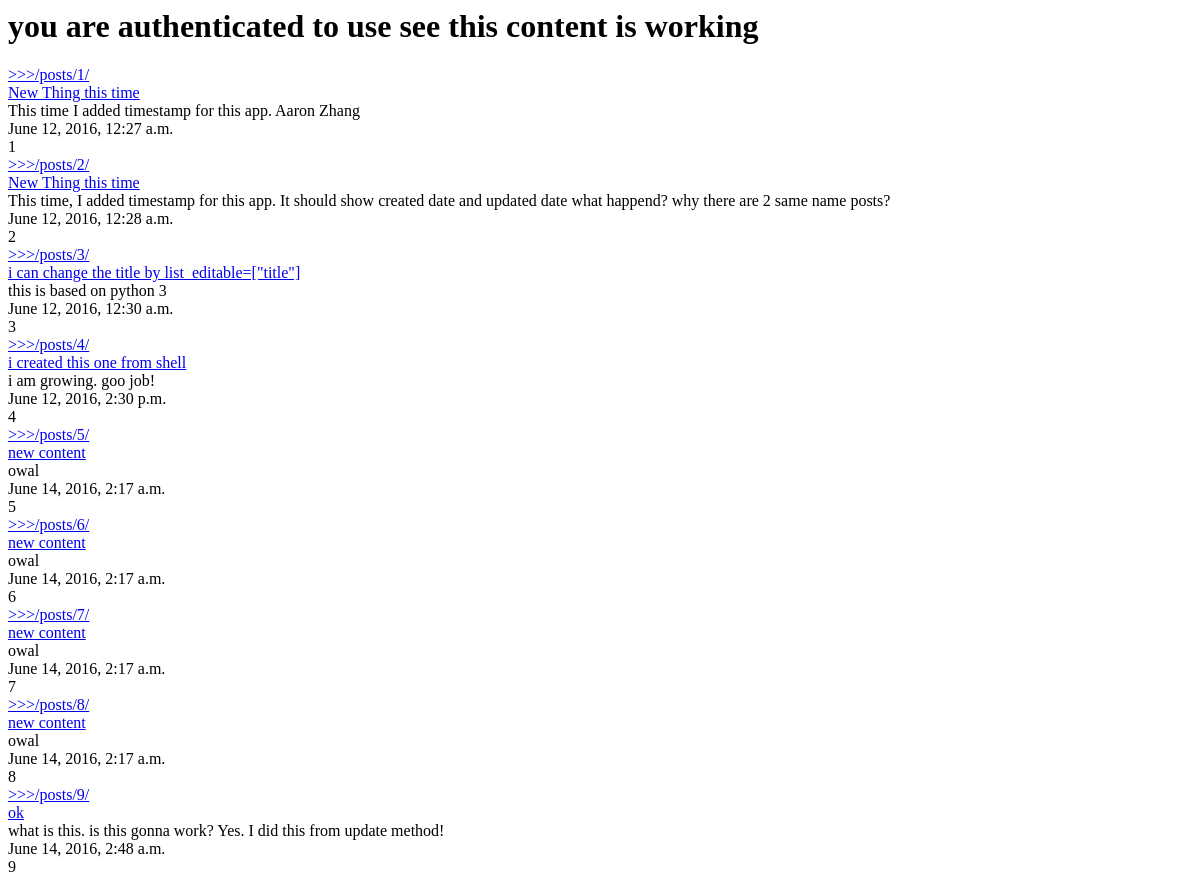
Page /posts/ (signed in) on the earlier database version.
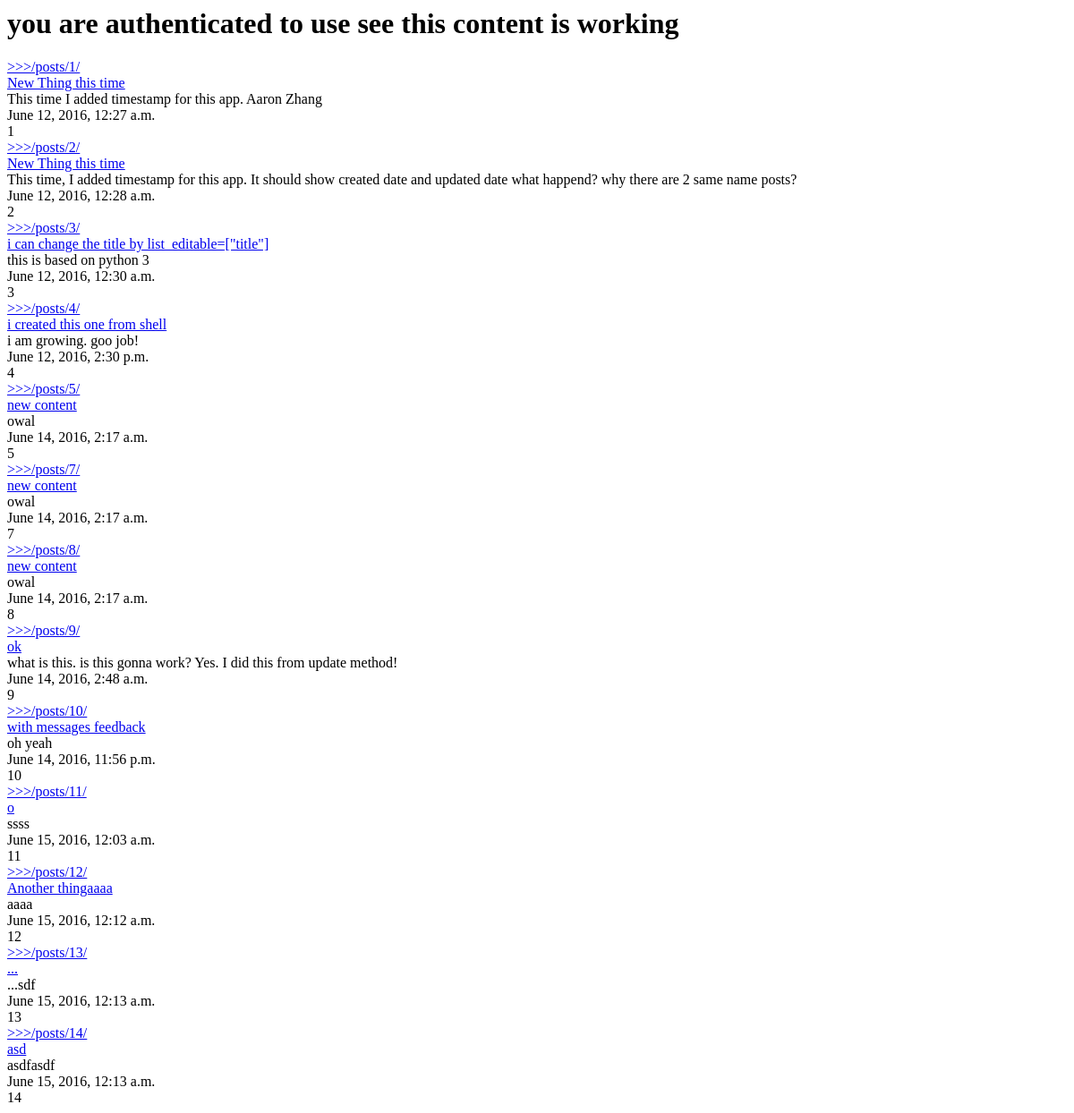
Same page on the later database version.
### posts/models.py (models this page shows, shortened)
class Post(models.Model):
    title = models.CharField(max_length=120)
    content = models.TextField()
    timestamp = models.DateTimeField(auto_now=False, auto_now_add=True)
    updated = models.DateTimeField(auto_now=True, auto_now_add=False)
    def get_absolute_url(self):
        return reverse("posts:detail", kwargs={"pk": self.id})

### posts/views.py (the view)
def post_list(request):
    object_list = models.Post.objects.all()
    if request.user.is_authenticated():
        context = {
        "object_list": object_list,
        "title":"you are authenticated to use see this content"
        }
    else:
        context = {
         "title":"List"
        }
    return render(request, "posts/base.html", context)

### posts/templates/posts/base.html
<html>
<body>
  <div class="container">
    {% block content %}
    <h1>{{ title }} is working</h1>
    {% for obj in object_list %}
    <a href='{% url "posts:detail" pk=obj.id %}'>>>>{% url "posts:detail" pk=obj.id %}</a></br>
    <a href='{{ obj.get_absolute_url }}'>{{obj.title}}</a><br/>
    {{ obj.content }}</br>
    {{ obj.timestamp }}</br>
    {{ obj.id }}</br>
    {% endfor %}
    {% endblock content %}
  </div>
</body>
</html>

Differences in the rows shown:
removed Post: id "/posts/6/", title "new content", content "owal", timestamp "June 14, 2016, 2:17 a.m.", id "6"
added Post: id "/posts/10/", title "with messages feedback", content "oh yeah", timestamp "June 14, 2016, 11:56 p.m.", id "10"
added Post: id "/posts/11/", title "o", content "ssss", timestamp "June 15, 2016, 12:03 a.m.", id "11"
added Post: id "/posts/12/", title "Another thingaaaa", content "aaaa", timestamp "June 15, 2016, 12:12 a.m.", id "12"
added Post: id "/posts/13/", title "...", content "...sdf", timestamp "June 15, 2016, 12:13 a.m.", id "13"
added Post: id "/posts/14/", title "asd", content "asdfasdf", timestamp "June 15, 2016, 12:13 a.m.", id "14"
